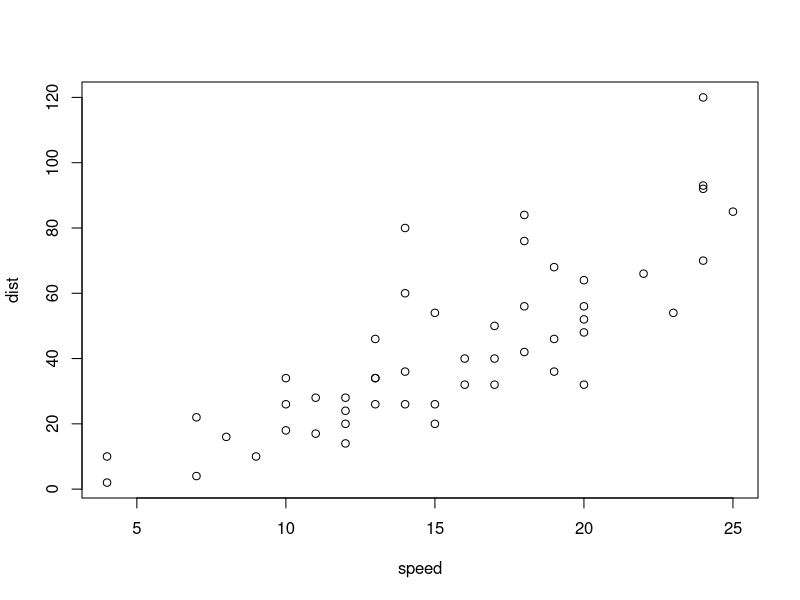
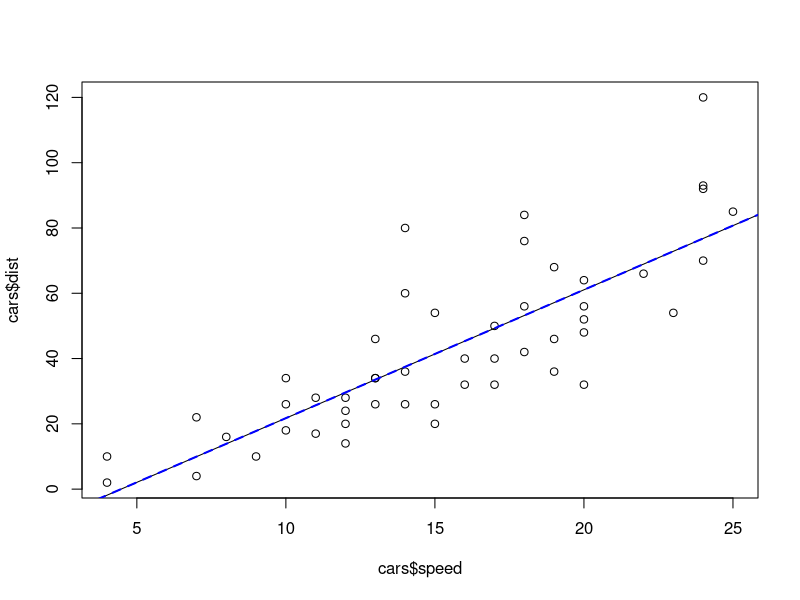
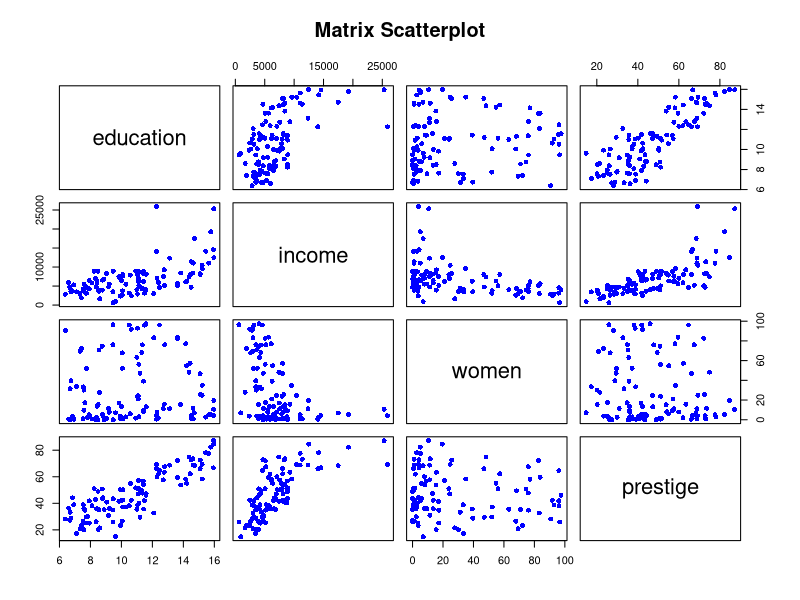
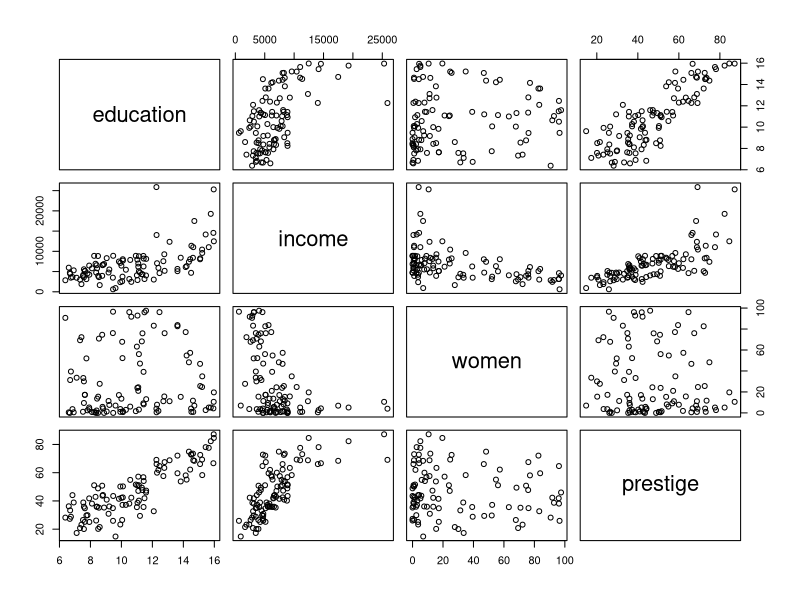
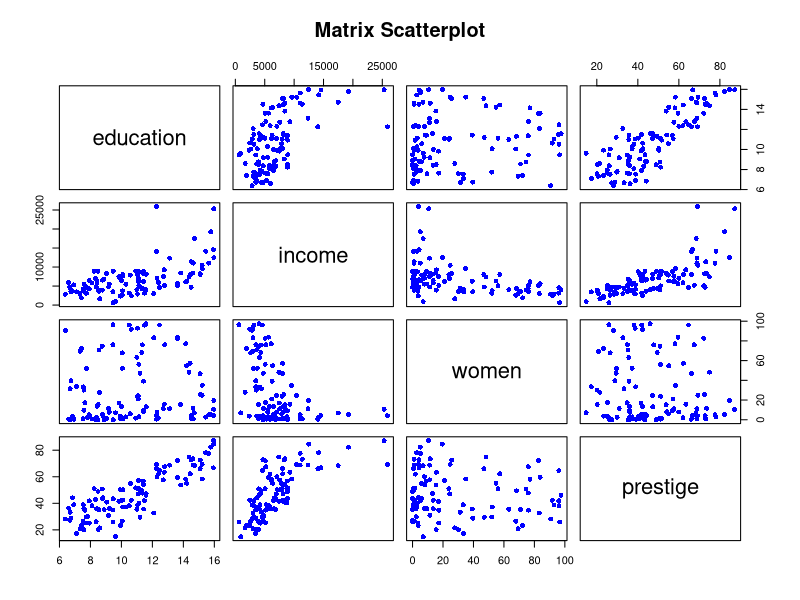
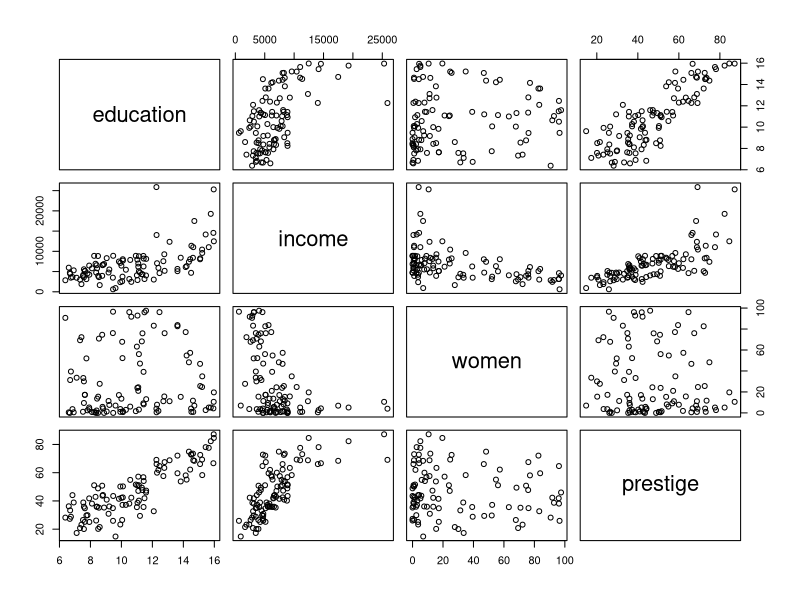

Write R code to recreate these figures, in order.
# ---- File: 11-1.R ----
rm(list=ls())

str(cars)
head(cars)

# 다음은 동일한 그래프, 레이블만 다름
plot(dist~speed, data=cars)    # 산점도를 통해 선형 관계 확인
plot(cars$speed, cars$dist)    # 산점도를 통해 선형 관계 확인

# lm: linear model
# 종속변수 ~ 독립변수
model <- lm(dist~speed, cars)  # 회귀모델 구하기
model

abline(model)                  # 회귀선을 산점도 위에 표시
abline(model, col = "blue", lty = "dashed", lwd = 2)

coef(model)
coef(model)[1]                 # b 값 출력, 절편
coef(model)[2]                 # W 값 출력, 계수

############################
model[1] # 절편과 계수
model[2] # 잔차(실제[관측]값 - 예측값) 목록
class(model)

predict(model) # 예측값
# 잔차 (실제[측정]값 - 예측값) 직접 계산
cars[, 2] - predict(model) 

# model의 잔차(res)와 
# 직접 계산해 본 잔차(self)로 데이터프레임 생성
df = data.frame(res=model[2], self=cars[, 2] - predict(model))
df


# ---- File: 11-2.R ----
b <- coef(model)[1]
W <- coef(model)[2]

speed <- 30            # 주행속도
dist <- W*speed + b
dist                   # 제동거리

speed <- 35            # 주행속도
dist <- W*speed + b
dist                   # 제동거리

speed <- 40            # 주행속도
dist <- W*speed + b
dist                   # 제동거리


# ---- File: 11-3.R ----
speed <- cars[,1]                   # 주행속도
pred <- W * speed + b
pred                                # 예상 제동거리

compare <- data.frame(pred, cars[,2], cars[,2] - pred)
compare

colnames(compare) <- c('예상','실제','오차')
head(compare)

# 간단히 다음으로 가능
pred = predict(model)

#############################
# 새로운 관측값
new_data <- data.frame(speed = c(10, 15, 20))  # 주행 속도 10, 15, 20

# 예측값 생성
predicted_distances <- predict(model, newdata = new_data)
predicted_distances

########################################
compare[,3]
res <- model[2]$residuals # 잔차(실제[관측]값 - 예측값) 목록
as.vector(res)

## 다중

if (!require("MASS")) {
  install.packages("MASS")
  library(MASS)
}
# ---- File: 11-4.R ----
rm(list=ls())
gc()

# R 패키지 **car**
# "Companion to Applied Regression"의 약자
# 회귀 분석 및 통계 모델을 지원하는 
# 다양한 도구를 제공하는 인기 있는 패키지
if (!require("car")) {
  install.packages("car")
  library(car)
}

# education: 평균 교육 수준.
# income: 평균 수입.
# women: 여성 비율(백분율).
# prestige: 사회적 명성 점수.
# census: 직업 식별 번호.
# type: 직업 유형(프로페셔널, 화이트칼라, 블루칼라).
head(Prestige)
str(Prestige)
class(Prestige)
sum(is.na(Prestige))
Prestige[!complete.cases(Prestige), ]
# 사회적 명성이 높은 직업부터 출력
Prestige[order(Prestige$prestige, decreasing=T), ]

# 열 census, type은 제거
newdata <- Prestige[,c(1:4)]        # 회귀식 작성을 위한 데이터 준비
head(newdata)
plot(newdata, pch=16, col="blue",   # 산점도를 통해 변수 간 관계 확인
     main="Matrix Scatterplot")
pairs(newdata)

model <- lm(income ~ education + prestige + women, # 회귀식 도출
           data=newdata)

# Pr(>|t|): t-검정의 p-value. 계수 추정치가 통계적으로 유의한지 확인
# **Pr(>|t|)**
# 회귀 계수의 t-검정 결과에서 계산된 p-value로, 
# 독립 변수가 종속 변수에 통계적으로 유의한 영향을 
# 미치는지 확인하는 지표입니다. 값이 작을수록 해당 변수는 
# 통계적으로 유의미하다고 해석할 수 있습니다.

# Adjusted R-squared (수정된 결정계수): 0.6323
# 독립 변수들이 종속 변수의 변동성을 약 63.23% 설명.

# F-statistic 값이 클수록 독립 변수들이 종속 변수에 
# 유의미한 영향을 미칠 가능성이 높아집니다.
# p-value < 0.05를 통해 더 직관적으로 귀무가설 기각 여부를 판단
# p-value (< 2.2e-16): 모델 전체가 통계적으로 유의함 
# (독립 변수들이 종속 변수에 유의미한 영향을 미침)
summary(model)

# 주석처리: ctrl + shift + c 
# ---- File: 11-5.R ----
library(MASS)                           # stepAIC() 함수 제공

str(Prestige)
newdata2 <- Prestige[,c(1:5)]           # 모델 구축에 사용할 데이터셋 생성
head(newdata2)

mod2 <- lm(income ~ education + prestige + women + census, 
           data= newdata2)

summary(mod2)

####################
# Akaike Information Criterion: 작을수록 좋음
# (1) 첫 번째 단계: 초기 모델 (AIC=1607.93)
# 초기 모델: income ~ education + prestige + women + census
# 각 변수에 대해 제거했을 때의 결과를 평가.
# **<none>**은 현재 모델을 유지한 경우의 AIC 값입니다 (AIC=1607.93).
# 변수 제거 시 AIC 변화:
# - census: RSS가 감소 (AIC=1606.0). AIC가 줄어들므로 census를 제거.
# - education: AIC=1606.8로 약간 감소. education은 아직 유지.
# - prestige, - women: AIC가 크게 증가. 두 변수는 중요하므로 유지.
# 결론: census 변수를 제거하고, 다음 단계로 이동합니다.
#
# (2) 두 번째 단계: 변수 census 제거 후 (AIC=1606.03)
# 새로운 모델: income ~ education + prestige + women
# 다시 각 변수에 대해 제거 시 AIC 변화를 평가.
# 변수 제거 시 AIC 변화:
# - education: RSS가 약간 증가 (AIC=1605.0). 
#              AIC가 줄어들므로 education 제거.
# - prestige, - women: AIC가 크게 증가. 두 변수는 유지.
# 결론: education 변수를 제거하고, 다음 단계로 이동합니다.
# 
# (3) 세 번째 단계: 변수 education 제거 후 (AIC=1604.96)
# 새로운 모델: income ~ prestige + women
# 이 모델이 현재 최적 상태로 판단.
# 변수 제거 시 AIC 변화:
#   - prestige: RSS가 크게 증가 (AIC=1685.1). 유지.
# - women: RSS가 크게 증가 (AIC=1634.2). 유지.
# 결론: 추가로 제거할 변수가 없으므로 
#       최적 모델은 income ~ prestige + women으로 결정됩니다.

# Multiple R-squared:   0.64,	Adjusted R-squared:  0.6327 
# Multiple R-squared
# 정의:
#   모델의 설명력을 나타내며, 독립 변수가 종속 변수의 변동성을
#   얼마나 설명하는지를 보여줍니다.
#   값은 0에서 1 사이에 위치하며, 
#   값이 1에 가까울수록 모델이 종속 변수의 변동성을 잘 
#   설명하고 있음을 의미합니다.
# Adjusted R-squared
# 정의:
#   Multiple R-squared의 단점을 보완한 지표로, 
#   독립 변수의 개수와 데이터의 자유도를 고려하여 
#   모델의 설명력을 조정한 값입니다.
#   모델에 불필요한 독립 변수를 추가했을 때, 설명력 증가가 미미하면 
#   값이 감소하도록 설계되었습니다.
mod3 <- stepAIC(mod2)                   # 변수 선택 진행
mod3                                    # 변수 선택 후 결과 확인

summary(mod3)                           # 회귀모델 상세 내용 확인

###################
# 위와 동일
mod2 <- lm(income ~ ., 
           data= newdata2)

summary(mod2)

# ---- File: 11-6.R ----
iris.new <- iris
iris.new$Species <- as.integer(iris.new$Species) # 범주형 자료를 정수로 변환
iris.new$Species

head(iris)
head(iris.new)

mod.iris <- glm(Species ~ ., data = iris.new)    # 로지스틱 회귀모델 도출
summary(mod.iris)                                # 회귀모델의 상세 내용 확인


# ---- File: 11-7.R ----
# 예측 대상 데이터 생성(데이터프레임)
unknown <- data.frame(rbind(c(5.1, 3.5, 1.4, 0.2)))
unknown

names(unknown) <- names(iris)[1:4]
unknown                             # 예측 대상 데이터

pred <- predict(mod.iris, unknown)  # 품종 예측
pred                                # 예측 결과 출력
round(pred,0)                       # 예측 결과 출력(소수 첫째 자리에서 반올림)

# 실제 품종명 알아보기
pred <- round(pred,0)
pred

levels(iris$Species)
levels(iris$Species)[pred]        

####### 세 개의 관측값을 예측 ###############
r1 = c(5.1, 3.5, 1.4, 0.2)
r2 = c(5.7, 2.8, 3.5, 1.2)
r3 = c(7.3, 3.5, 6.3, 2.6)

unknown <- data.frame(rbind(r1, r2, r3))
unknown

names(unknown) <- names(iris)[1:4]
unknown                             # 예측 대상 데이터

pred <- predict(mod.iris, unknown)  # 품종 예측
pred                                # 예측 결과 출력
round(pred,0)                       # 예측 결과 출력(소수 첫째 자리에서 반올림)

# 실제 품종명 알아보기
pred <- round(pred,0)
pred

levels(iris$Species)
levels(iris$Species)[pred]        


# ---- File: 11-8.R ----
test <- iris[,1:4]                  # 예측 대상 데이터 준비
pred <- predict(mod.iris, test)     # 모델을 이용한 예측
# 다음으로도 가능, 기존의 데이터이므로
# pred <- predict(mod.iris)     # 모델을 이용한 예측
pred <- round(pred,0)
pred                                # 예측 결과 출력

answer <- as.integer(iris$Species)  # 실제 품종 정보
pred == answer                      # 예측 품종과 실제 품종이 같은지 비교
iris[pred != answer, ]              # 

acc <- mean(pred == answer)         # 예측 정확도 계산
acc                                 # 예측 정확도 출력

146 / 150
sum(pred == answer) / nrow(iris)

# 다중 

# ---- File: 11-4.R ----
rm(list=ls())
gc()

# R 패키지 **car**
# "Companion to Applied Regression"의 약자
# 회귀 분석 및 통계 모델을 지원하는 
# 다양한 도구를 제공하는 인기 있는 패키지
if (!require("car")) {
  install.packages("car")
  library(car)
}

# education: 평균 교육 수준.
# income: 평균 수입.
# women: 여성 비율(백분율).
# prestige: 사회적 명성 점수.
# census: 직업 식별 번호.
# type: 직업 유형(프로페셔널, 화이트칼라, 블루칼라).
head(Prestige)
str(Prestige)
class(Prestige)
sum(is.na(Prestige))
Prestige[!complete.cases(Prestige), ]
# 사회적 명성이 높은 직업부터 출력
Prestige[order(Prestige$prestige, decreasing=T), ]

# 열 census, type은 제거
newdata <- Prestige[,c(1:4)]        # 회귀식 작성을 위한 데이터 준비
head(newdata)
plot(newdata, pch=16, col="blue",   # 산점도를 통해 변수 간 관계 확인
     main="Matrix Scatterplot")
pairs(newdata)

model <- lm(income ~ education + prestige + women, # 회귀식 도출
            data=newdata)

# Pr(>|t|): t-검정의 p-value. 계수 추정치가 통계적으로 유의한지 확인
# **Pr(>|t|)**
# 회귀 계수의 t-검정 결과에서 계산된 p-value로, 
# 독립 변수가 종속 변수에 통계적으로 유의한 영향을 
# 미치는지 확인하는 지표입니다. 값이 작을수록 해당 변수는 
# 통계적으로 유의미하다고 해석할 수 있습니다.

# Adjusted R-squared (수정된 결정계수): 0.6323
# 독립 변수들이 종속 변수의 변동성을 약 63.23% 설명.

# F-statistic 값이 클수록 독립 변수들이 종속 변수에 
# 유의미한 영향을 미칠 가능성이 높아집니다.
# p-value < 0.05를 통해 더 직관적으로 귀무가설 기각 여부를 판단
# p-value (< 2.2e-16): 모델 전체가 통계적으로 유의함 
# (독립 변수들이 종속 변수에 유의미한 영향을 미침)
summary(model)

# 주석처리: ctrl + shift + c 
# ---- File: 11-5.R ----
library(MASS)                           # stepAIC() 함수 제공

str(Prestige)
newdata2 <- Prestige[,c(1:5)]           # 모델 구축에 사용할 데이터셋 생성
head(newdata2)

mod2 <- lm(income ~ education + prestige + women + census, 
           data= newdata2)

summary(mod2)

####################
# Akaike Information Criterion: 작을수록 좋음
# (1) 첫 번째 단계: 초기 모델 (AIC=1607.93)
# 초기 모델: income ~ education + prestige + women + census
# 각 변수에 대해 제거했을 때의 결과를 평가.
# **<none>**은 현재 모델을 유지한 경우의 AIC 값입니다 (AIC=1607.93).
# 변수 제거 시 AIC 변화:
# - census: RSS가 감소 (AIC=1606.0). AIC가 줄어들므로 census를 제거.
# - education: AIC=1606.8로 약간 감소. education은 아직 유지.
# - prestige, - women: AIC가 크게 증가. 두 변수는 중요하므로 유지.
# 결론: census 변수를 제거하고, 다음 단계로 이동합니다.
#
# (2) 두 번째 단계: 변수 census 제거 후 (AIC=1606.03)
# 새로운 모델: income ~ education + prestige + women
# 다시 각 변수에 대해 제거 시 AIC 변화를 평가.
# 변수 제거 시 AIC 변화:
# - education: RSS가 약간 증가 (AIC=1605.0). 
#              AIC가 줄어들므로 education 제거.
# - prestige, - women: AIC가 크게 증가. 두 변수는 유지.
# 결론: education 변수를 제거하고, 다음 단계로 이동합니다.
# 
# (3) 세 번째 단계: 변수 education 제거 후 (AIC=1604.96)
# 새로운 모델: income ~ prestige + women
# 이 모델이 현재 최적 상태로 판단.
# 변수 제거 시 AIC 변화:
#   - prestige: RSS가 크게 증가 (AIC=1685.1). 유지.
# - women: RSS가 크게 증가 (AIC=1634.2). 유지.
# 결론: 추가로 제거할 변수가 없으므로 
#       최적 모델은 income ~ prestige + women으로 결정됩니다.

# Multiple R-squared:   0.64,	Adjusted R-squared:  0.6327 
# Multiple R-squared
# 정의:
#   모델의 설명력을 나타내며, 독립 변수가 종속 변수의 변동성을
#   얼마나 설명하는지를 보여줍니다.
#   값은 0에서 1 사이에 위치하며, 
#   값이 1에 가까울수록 모델이 종속 변수의 변동성을 잘 
#   설명하고 있음을 의미합니다.
# Adjusted R-squared
# 정의:
#   Multiple R-squared의 단점을 보완한 지표로, 
#   독립 변수의 개수와 데이터의 자유도를 고려하여 
#   모델의 설명력을 조정한 값입니다.
#   모델에 불필요한 독립 변수를 추가했을 때, 설명력 증가가 미미하면 
#   값이 감소하도록 설계되었습니다.
mod3 <- stepAIC(mod2)                   # 변수 선택 진행
mod3                                    # 변수 선택 후 결과 확인

summary(mod3)                           # 회귀모델 상세 내용 확인

###################
# 위와 동일
mod2 <- lm(income ~ ., 
           data= newdata2)

summary(mod2)

# ---- File: 11-6.R ----
iris.new <- iris
iris.new$Species <- as.integer(iris.new$Species) # 범주형 자료를 정수로 변환
iris.new$Species

head(iris)
head(iris.new)

mod.iris <- glm(Species ~ ., data = iris.new)    # 로지스틱 회귀모델 도출
summary(mod.iris)                                # 회귀모델의 상세 내용 확인


# ---- File: 11-7.R ----
# 예측 대상 데이터 생성(데이터프레임)
unknown <- data.frame(rbind(c(5.1, 3.5, 1.4, 0.2)))
unknown

names(unknown) <- names(iris)[1:4]
unknown                             # 예측 대상 데이터

pred <- predict(mod.iris, unknown)  # 품종 예측
pred                                # 예측 결과 출력
round(pred,0)                       # 예측 결과 출력(소수 첫째 자리에서 반올림)

# 실제 품종명 알아보기
pred <- round(pred,0)
pred

levels(iris$Species)
levels(iris$Species)[pred]        

####### 세 개의 관측값을 예측 ###############
r1 = c(5.1, 3.5, 1.4, 0.2)
r2 = c(5.7, 2.8, 3.5, 1.2)
r3 = c(7.3, 3.5, 6.3, 2.6)

unknown <- data.frame(rbind(r1, r2, r3))
unknown

names(unknown) <- names(iris)[1:4]
unknown                             # 예측 대상 데이터

pred <- predict(mod.iris, unknown)  # 품종 예측
pred                                # 예측 결과 출력
round(pred,0)                       # 예측 결과 출력(소수 첫째 자리에서 반올림)

# 실제 품종명 알아보기
pred <- round(pred,0)
pred

levels(iris$Species)
levels(iris$Species)[pred]        


# ---- File: 11-8.R ----
test <- iris[,1:4]                  # 예측 대상 데이터 준비
pred <- predict(mod.iris, test)     # 모델을 이용한 예측
# 다음으로도 가능, 기존의 데이터이므로
# pred <- predict(mod.iris)     # 모델을 이용한 예측
pred <- round(pred,0)
pred                                # 예측 결과 출력

answer <- as.integer(iris$Species)  # 실제 품종 정보
pred == answer                      # 예측 품종과 실제 품종이 같은지 비교
iris[pred != answer, ]              # 

acc <- mean(pred == answer)         # 예측 정확도 계산
acc                                 # 예측 정확도 출력

146 / 150
sum(pred == answer) / nrow(iris)



































